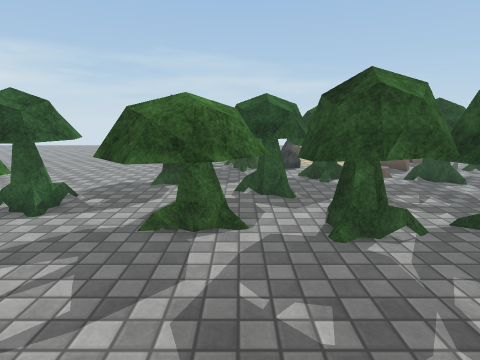
view 1 (above)

22 first-person views from a walk through a 3-D level made in the Unity game engine. The camera is 1.4 m above the floor, tilts 12° down and sees 80° across. The floor is counted in squares, 0.5 m on a side. Each view is taken from the middle of a square. On the plan, view 1 faces up. The plan holds only what a view shows up to about 20 squares ahead; the rest is blank. The place goes on beyond the plan. Surface patterns are stand-ins for the level's own textures.

view 2
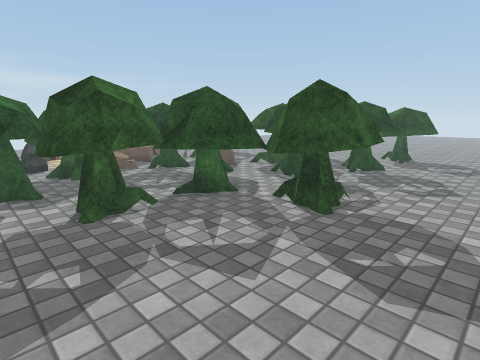

view 3
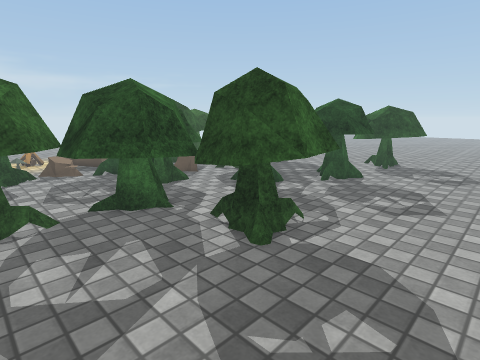

view 4
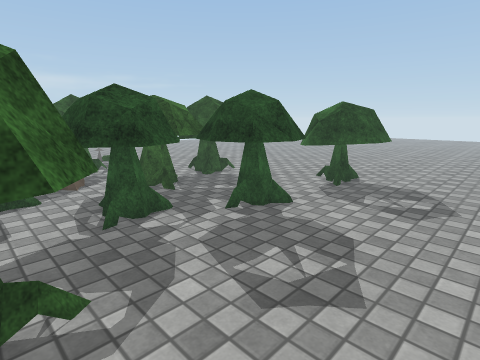

view 5
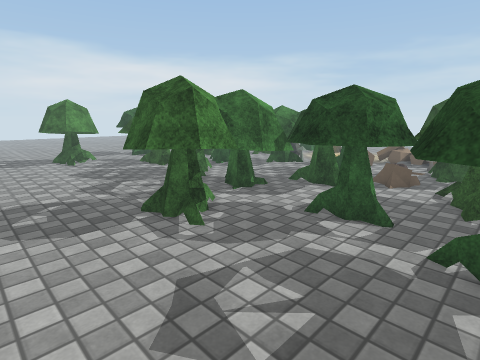

view 6
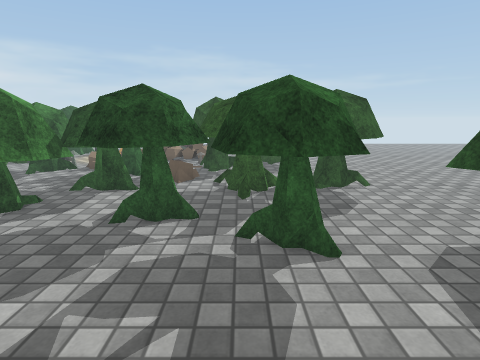

view 7
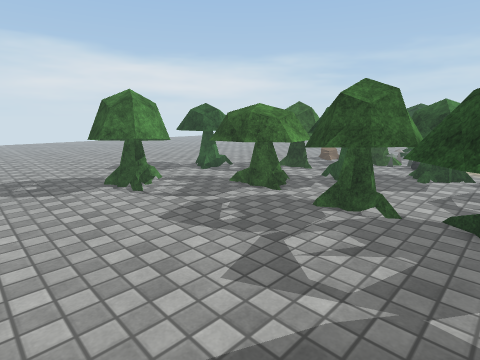

view 8
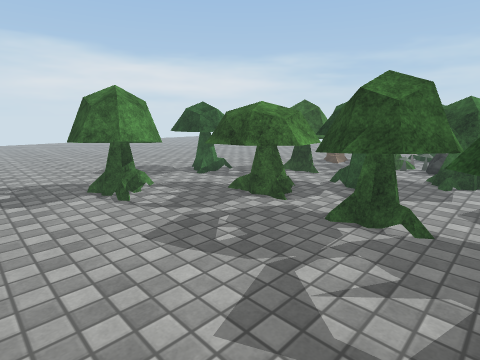

view 9
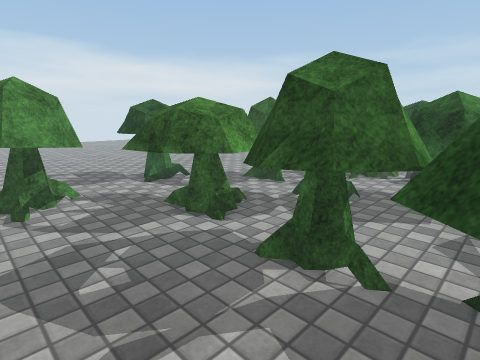

view 10
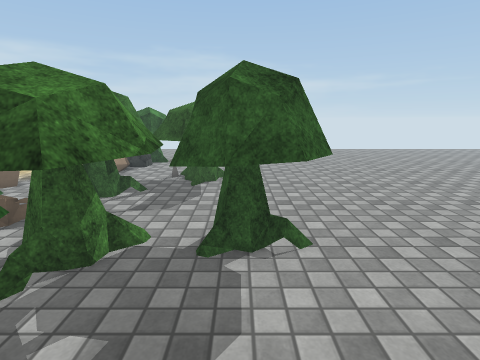

view 11
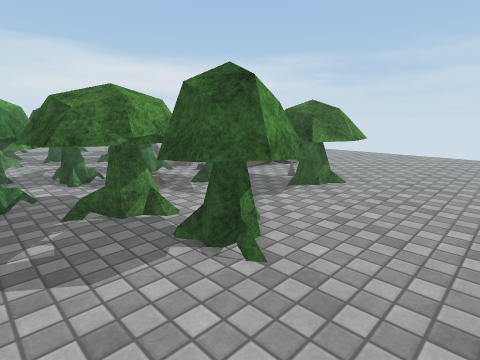

view 12
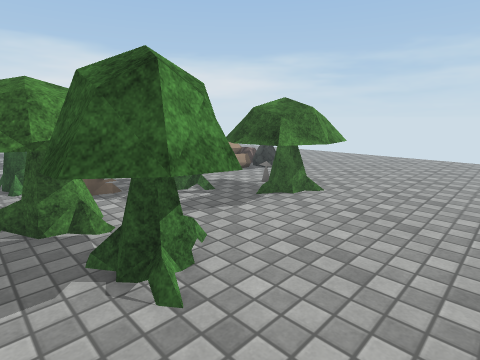

view 13
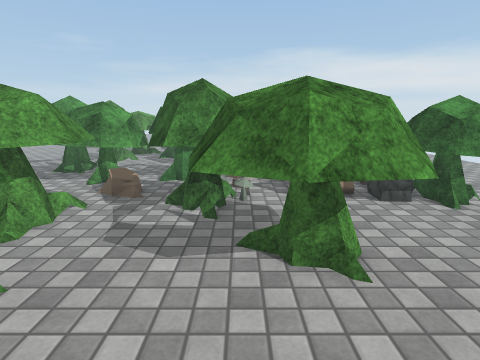

view 14
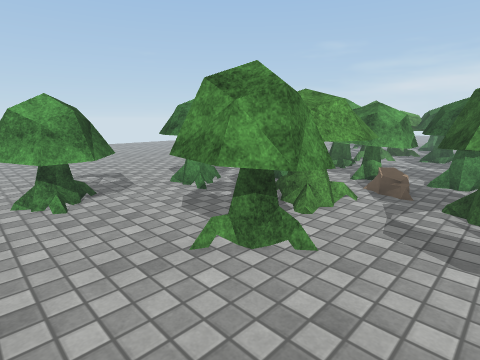

view 15
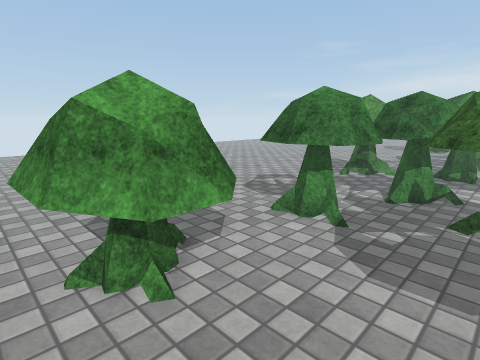

view 16
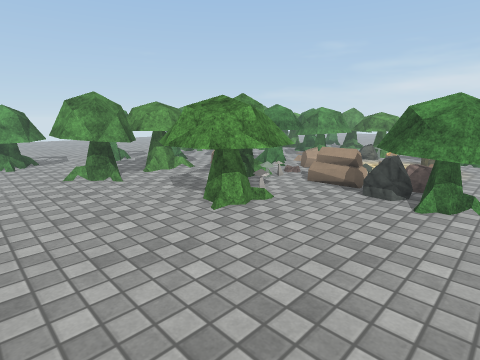

view 17
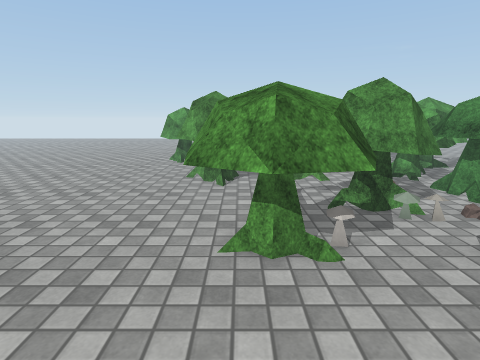

view 18
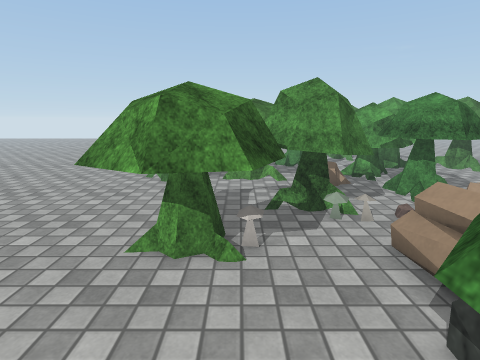

view 19
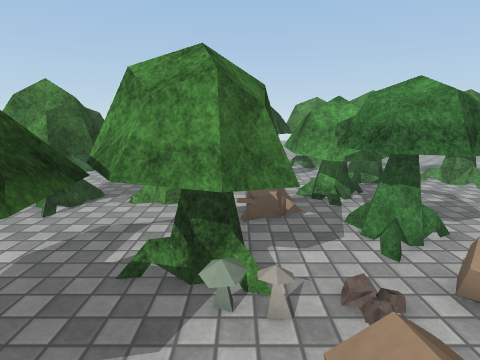

view 20
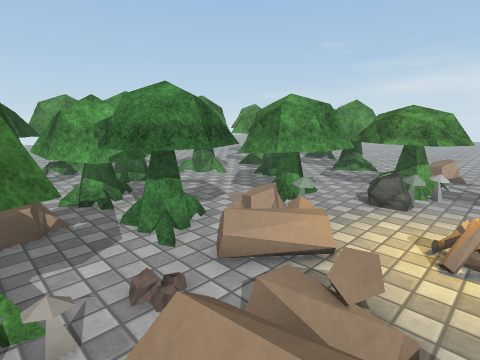

view 21
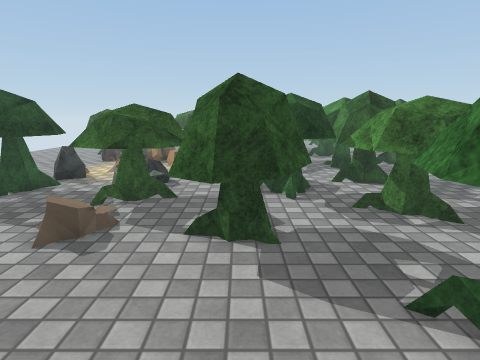

view 22
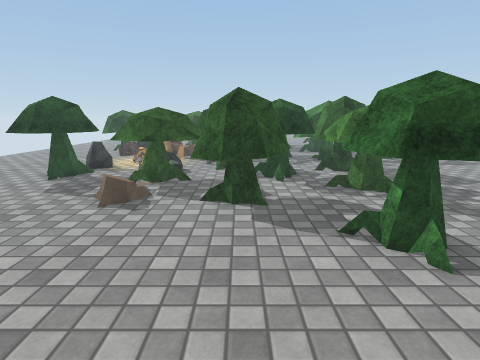

### Floor plan
Key: @ floor where view 1 was taken; # wall or solid block; . main floor; : floor 0.25 m higher than the main floor; = window, fence, low wall or low ledge; R rock; M mushroom; O other object.
Columns run from 18 left of view 1 to 24 right of it. Each row starts with its distance up from view 1.
 25                          ..      ..........
 24                         .....  OOO........
 23                 ..OOO ....... OOOO.........
 22                ..OOOO R  ...   OOO.........
 21               ....OOO R....... RO..........
 20      ....    .....OOO.......OOO....OO......
 19      ..... ....... O....:..#=OO..OOOOO.....
 18       .........:.OOMM......##.=..OMOOO.....
 17       .........:.OOOMO....O......OOOOO.....
 16        ..........OOOO OO...O..MMOOOOOO.....
 15         ......O .OOOOOOMOOOOO.OOOOOOO......
 14        .......OOOO.. OOOOOOOOOOOOOO........
 13      . ......OOOOO   OOOO OOOO.OOO.........
 12         ......OOOO OO OO..OOO.::OOO.OOO....
 11      .. ..OOO..O OOOO ....OOOO:.OOOOOOOO...
 10     .....OOOO ...O OO..... OOO.OOOOOOOOO...
  9    ......OOOOO.OOO  OOO.OOOOOO.OOOOOOOO....
  8   ........OOO..OOOOOOOO OOOOOOO OOOO.......
  7   .........O...OOOOOOOOOOOOO.OOOOOO........
  6   .............OOOO.OOOOOOOO.OOOOOOO...OOO.
  5   ..........OOO.O......OOOO..OOOOOOOO.OOOO.
  4 ...........O OOO.........OOOO.O.OOOOO.OOOO.
  3 ...........OOOOO.........OOOO....OOO..OOOO.
  2 ............OOO..........OOOO..........OO .
  1 ..........................OOO..............
  0  .................@........................
 -1         ...................................
 -2                  .........................

Where each view was taken, in squares from view 1:
view 1: 0 up, 0 right, facing up
view 2: 2 down, 0 right, facing up-right
view 3: 2 down, 3 right, facing up-right
view 4: 2 down, 9 right, facing up-right
view 5: 2 down, 16 right, facing up-left
view 6: 2 down, 15 right, facing up
view 7: 2 down, 7 right, facing up-left
view 8: 1 down, 6 right, facing up-left
view 9: 2 up, 6 right, facing up-left
view 10: 4 up, 19 right, facing up
view 11: 6 up, 24 right, facing up-left
view 12: 8 up, 24 right, facing up-left
view 13: 16 up, 23 right, facing left
view 14: 15 up, 24 right, facing down-left
view 15: 9 up, 24 right, facing down-left
view 16: 25 up, 24 right, facing down-left
view 17: 24 up, 18 right, facing down
view 18: 24 up, 16 right, facing down
view 19: 20 up, 13 right, facing down
view 20: 20 up, 13 right, facing down-left
view 21: 13 up, 10 left, facing right
view 22: 13 up, 13 left, facing right
